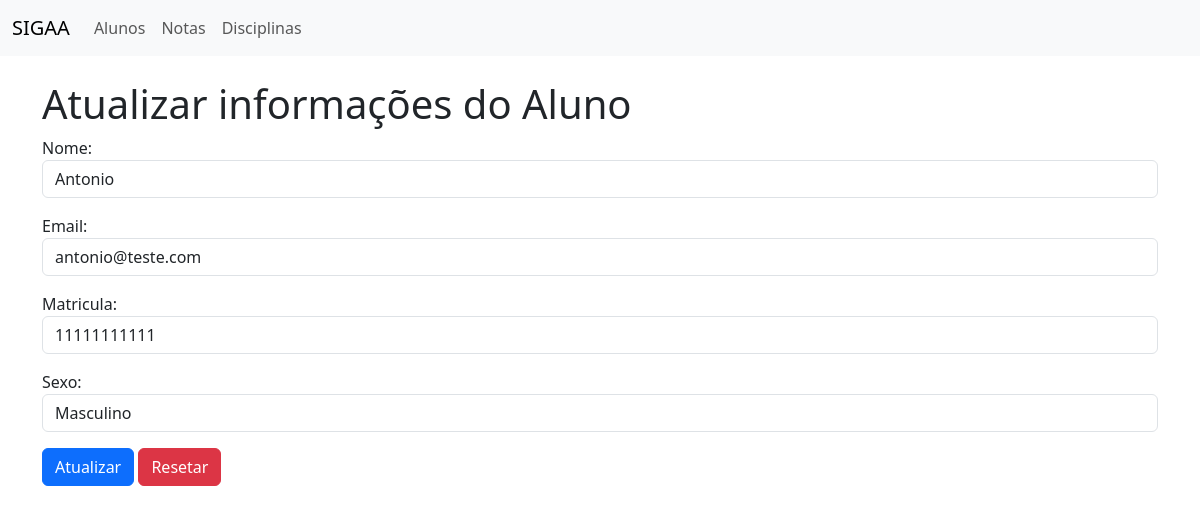
The page /edit_alunos/1 on the database its author committed.
### sigaaa/models.py (models this page shows, shortened)
class Aluno(models.Model):
    SEXO_CHOICES = [
        ('M', 'Masculino'),
        ('F', 'Feminino'),
    ]
    nome = models.CharField(max_length=100)
    email = models.EmailField(unique=True)
    matricula = models.CharField(max_length=20, unique=True)
    sexo = models.CharField(
        max_length=1,
        choices=SEXO_CHOICES,
        default='M'
    )

### sigaaa/views/view_alunos.py (the view)
# urls.py: path('edit_alunos/<int:aluno_id>', view_alunos.edit_alunos, name='edit_alunos'),
def edit_alunos(request, aluno_id):
    aluno = get_object_or_404(Aluno, pk=aluno_id)
    try:
        if request.method == 'POST':
            form = AlunoForm(request.POST, instance=aluno)
            if form.is_valid():
                form.save()
                alunos = Aluno.objects.all()
                context = {
                    "alunos": alunos
                }
                return render(request, "aluno/index.html", context)
        else:
            form = AlunoForm(instance=aluno)
            context = {
                "form": form,
                "aluno_id": aluno_id,
            }
            return render(request, "aluno/edit.html", context)
    except:
        return redirect(request, 'sigaaa:alunos')

### sigaaa/form/aluno_form.py
class AlunoForm(forms.ModelForm):
    class Meta:
        model = Aluno
        fields = '__all__'
    def __init__(self, *args, **kwargs):
        super(AlunoForm, self).__init__(*args, **kwargs)
        for new_field in self.visible_fields():
            new_field.field.widget.attrs['class'] = 'form-control'

### sigaaa/templates/aluno/edit.html (shortened to what this page needs)
{% extends "base.html" %}
{% block content %}
<h1>Atualizar informações do Aluno</h1>
    <div class="col-12">
        <form action="{% url 'sigaaa:edit_alunos' aluno_id %}" method="post">
            {{ form.as_p }}
            <button type="submit" class="btn btn-primary">Atualizar</button>
            <button type="reset" class="btn btn-danger">Resetar</button>
        </form>
    </div>
{% endblock %}

### rows shown on the page
Aluno: nome "Antonio", email "antonio@teste.com", matricula "11111111111", sexo "Masculino"
